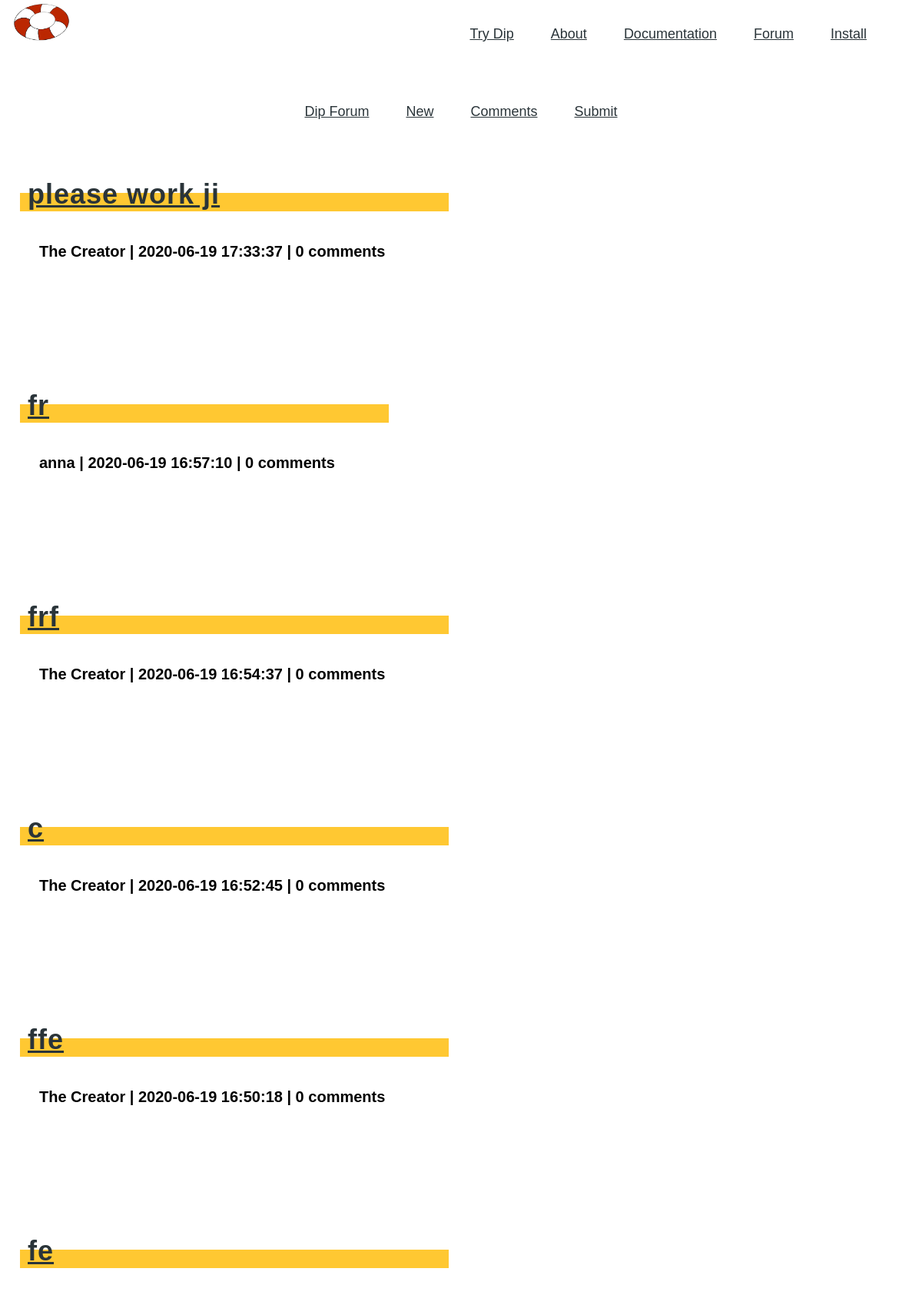
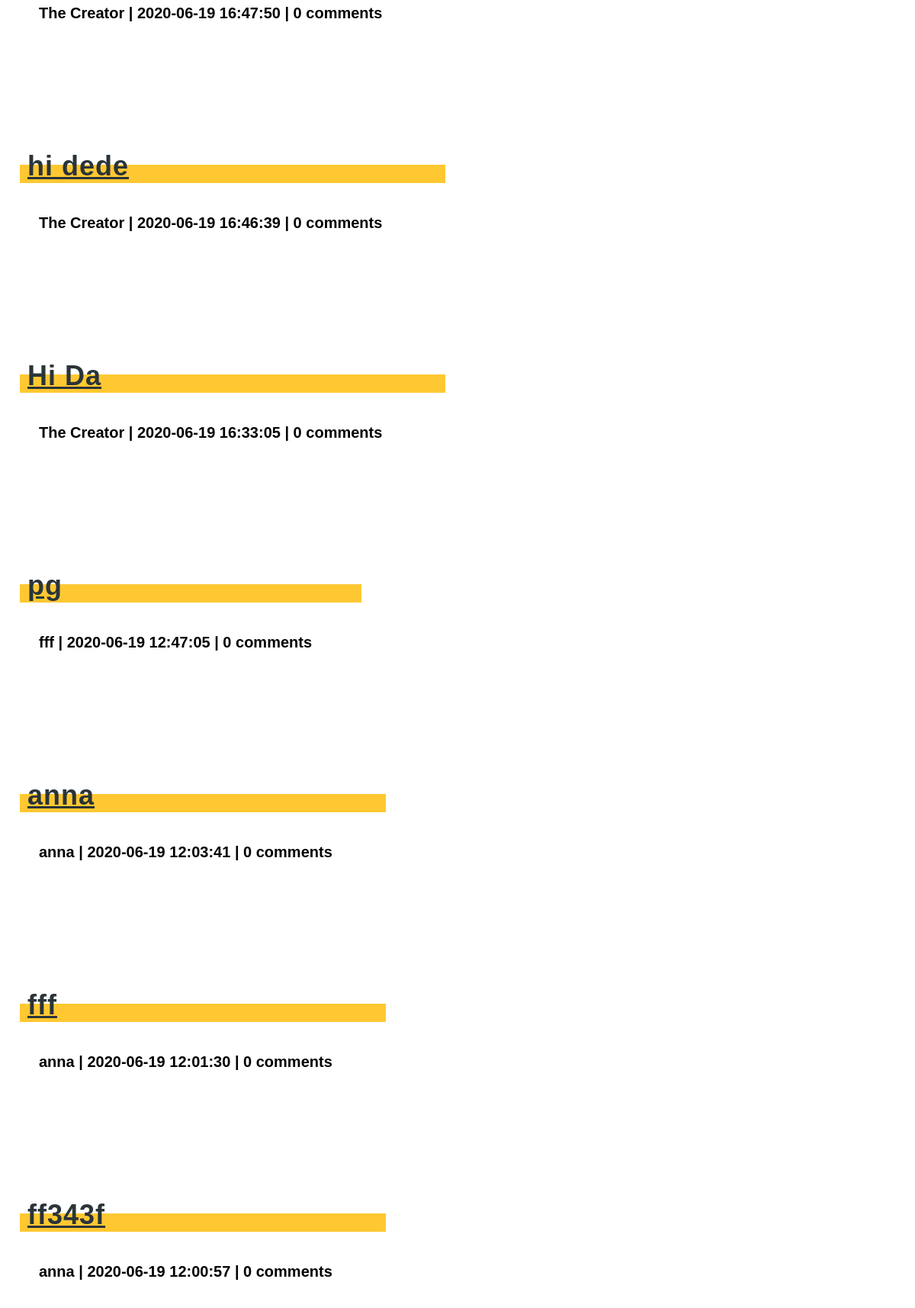
The app's page /newest (upper part) with its own data (2 pictures, top to bottom).
### tables this page shows
CREATE TABLE 'posts' ('id' integer PRIMARY KEY NOT NULL, 'title' text NOT NULL,'description' varchar(1000000000) NOT NULL, 'author' text NOT NULL, 'timestamp' timestamp NOT NULL DEFAULT CURRENT_TIMESTAMP,'comments' text, 'upvotes' integer NOT NULL DEFAULT 1);

### application.py (the view)
@app.route("/newest", methods=['GET', 'POST'])
def newest():
    posts = []
    rows = db.execute("SELECT * FROM posts ORDER BY timestamp DESC")
    for index, row in enumerate(rows):
        op = db.execute("SELECT * FROM comments WHERE post_id = :identification",
                          identification=row["id"])
        posts.append(list((row["title"], row["description"], row['id'], row['author'], row['timestamp'], len(op))))
    return render_template("newest.html",posts=posts)

### templates/newest.html (shortened to what this page needs)
<link rel="stylesheet" href="/static/solarized-dark.css"/>
    <link rel="stylesheet" href="/static/vendor_10880690442070639967.css"/>
    <link rel="stylesheet" href="/static/fonts_8049871103083011125.css"/>
    <link rel="stylesheet" href="/static/app_12353512879680388157.css"/>
    <nav class="flex flex-row justify-center justify-end-l items-center flex-wrap ph2 pl3-ns pr4-ns pb3">
  <div class="brand flex-auto w-100 w-auto-l self-start tc tl-l">
    <a href="/" class="brand">
      <img class="v-mid ml0-l" alt="Dip Logo" src="/static/dip logo.png">
    </a>
  </div>
  <ul class="nav list w-100 w-auto-l flex flex-none flex-row flex-wrap justify-center justify-end-l items-center pv2 ph0 ph4-ns">
    <li class="tc pv2 ph2 ph4-ns flex-20-s"><a href="/try">Try Dip</a></li>
    <li class="tc pv2 ph2 ph4-ns flex-20-s"><a href="/about">About</a></li>
    <li class="tc pv2 ph2 ph4-ns flex-20-s"><a href="/docs">Documentation</a></li>
    <li class="tc pv2 ph2 ph4-ns flex-20-s"><a href="/forum">Forum</a></li>
    <li class="tc pv2 ph2 ph4-ns flex-20-s"><a href="/install">Install</a></li>
  </ul>
</nav>
<nav class="center">
  <ul class="nav list w-100 w-auto-l flex flex-none flex-row flex-wrap justify-center justify-end-l items-center pv2 ph0 ph4-ns center">
    <li class="tc pv2 ph2 ph4-ns flex-20-s"><a href="/forum">Dip Forum</a></li>
    <li class="tc pv2 ph2 ph4-ns flex-20-s"><a href="/newest">New</a></li>
    <li class="tc pv2 ph2 ph4-ns flex-20-s"><a href="/comments">Comments</a></li>
    <li class="tc pv2 ph2 ph4-ns flex-20-s"><a href="/submit">Submit</a></li>
  </ul>
</nav>
{% for post in posts %}
<section class="white thanks">
  <div class="w-100 mw-none ph3 mw8-m mw9-l center">
    <header>
      <h2><a href = posts/{{ post[2] }}>{{ post[0] }}</a></h2>
      <div class="highlight"class = "center" style = "font-size: 40px;"></div>
      <h3 style = "font-size: 20px; padding-left: 15px; padding-bottom: 15px; padding-top: 15px;">{{ post[3] }}  | {{ post[4] }} | {{ post[5] }} comments</h3>
    </header>
  </div>
</section>
{% endfor %}

### static/app_12353512879680388157.css (style rules this page uses)
header h1, section h2 { z-index: 999999; position: relative; letter-spacing: 1px; font-weight: 300; }
header h2 { font-size: 4.2rem; line-height: 1.25; font-weight: 300; }
section h3 { margin-top: 0; line-height: 1.3; }
section { padding: 30px 0 60px 0; }
section header { padding: 30px 0 60px 0; display: inline-block; }
section header h2 { margin: 0; padding: 0; letter-spacing: 1px; font-size: 4.2rem; line-height: 1.25; }
section h2 { font-family: "Fira Sans", Helvetica, Arial, sans-serif; font-weight: 800; }
section h3 { font-weight: 600; line-height: 1.3; }
ul { list-style: circle; padding-left: 1.5em; }
.nav a { color: #2a3439; }
div.brand { color: black; font-family: "Alfa Slab One", serif; font-size: 3rem; text-decoration: none; margin-top: 3px; }
div.brand img { width: 80px; margin-top: -3px; }
a.brand { color: black; text-decoration: none; }
.white { color: black; }
.white .highlight { background-color: #ffc832; }
.white a { color: #2a3439; text-decoration: underline; }
h3 { font-weight: 600; font-size: 1.5em; letter-spacing: normal; }
.highlight { height: 24px; position: relative; top: -24px; left: -10px; width: 120%; max-width: 90vw; line-height: 1.6; }
section header { padding-top: 10px; padding-bottom: 30px; }
section header h2 { font-size: 3rem; }

### records on screen
posts: title "please work ji", author "The Creator", timestamp "2020-06-19 17:33:37", post "0"
posts: title "fr", author "anna", timestamp "2020-06-19 16:57:10", post "0"
posts: title "frf", author "The Creator", timestamp "2020-06-19 16:54:37", post "0"
posts: title "c", author "The Creator", timestamp "2020-06-19 16:52:45", post "0"
posts: title "ffe", author "The Creator", timestamp "2020-06-19 16:50:18", post "0"
posts: title "fe", author "The Creator", timestamp "2020-06-19 16:47:50", post "0"
posts: title "hi dede", author "The Creator", timestamp "2020-06-19 16:46:39", post "0"
posts: title "Hi Da", author "The Creator", timestamp "2020-06-19 16:33:05", post "0"
posts: title "pg", author "fff", timestamp "2020-06-19 12:47:05", post "0"
posts: title "anna", author "anna", timestamp "2020-06-19 12:03:41", post "0"
posts: title "fff", author "anna", timestamp "2020-06-19 12:01:30", post "0"
posts: title "ff343f", author "anna", timestamp "2020-06-19 12:00:57", post "0"
